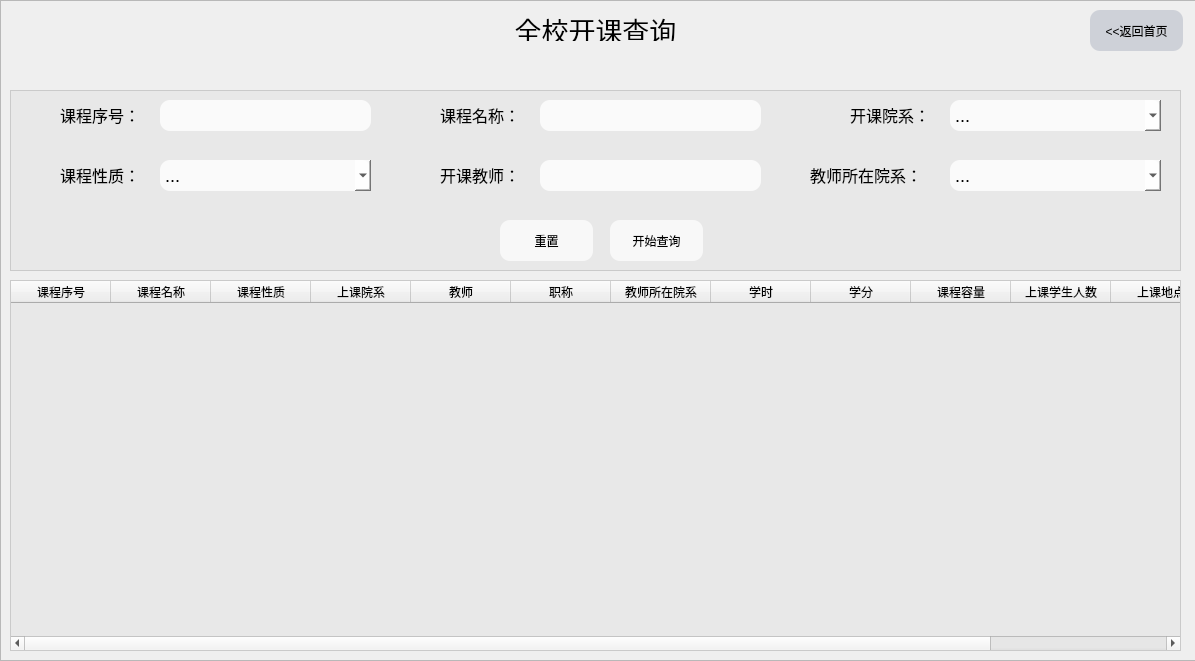
<?xml version="1.0" encoding="UTF-8"?>
<ui version="4.0">
 <class>Searchwindow</class>
 <widget class="QWidget" name="Searchwindow">
  <property name="geometry">
   <rect>
    <x>0</x>
    <y>0</y>
    <width>1195</width>
    <height>661</height>
   </rect>
  </property>
  <property name="windowTitle">
   <string>学生选课系统</string>
  </property>
  <property name="windowIcon">
   <iconset resource="resourse_file.qrc">
    <normaloff>:/new/prefix1/img/9.png</normaloff>:/new/prefix1/img/9.png</iconset>
  </property>
  <property name="styleSheet">
   <string notr="true">QLineEdit{
background-color:rgba(255,255,255,0.8);
font-size:18px;
font-style:MingLiU-ExtB;
border-style:outset;
border-radius:10px;
font-style:MingLiU-ExtB;
}

QComboBox{
background-color:rgba(255,255,255,0.8);
font-size:18px;
font-style:MingLiU-ExtB;
border-style:outset;
border-radius:10px;
font-style:MingLiU-ExtB;
}</string>
  </property>
  <widget class="QFrame" name="frame_2">
   <property name="geometry">
    <rect>
     <x>0</x>
     <y>0</y>
     <width>1201</width>
     <height>661</height>
    </rect>
   </property>
   <property name="styleSheet">
    <string notr="true">#frame_2 {border-image: url(:/new/prefix1/img/7.png);}</string>
   </property>
   <property name="frameShape">
    <enum>QFrame::StyledPanel</enum>
   </property>
   <property name="frameShadow">
    <enum>QFrame::Raised</enum>
   </property>
   <widget class="QFrame" name="frame">
    <property name="geometry">
     <rect>
      <x>10</x>
      <y>90</y>
      <width>1171</width>
      <height>181</height>
     </rect>
    </property>
    <property name="styleSheet">
     <string notr="true">#frame { background-color: rgba(225, 225, 225,0.5);}
QPushButton{
background:#ced1d8;
background-color:rgba(255,255,255,0.7);
border-style:outset;
border-radius:10px;
font-style:MingLiU-ExtB;
}
QPushButton:pressed{
background-color:rgb(225,225,225);
border-style:inset;
font-style:MingLiU-ExtB;
}</string>
    </property>
    <property name="frameShape">
     <enum>QFrame::StyledPanel</enum>
    </property>
    <property name="frameShadow">
     <enum>QFrame::Raised</enum>
    </property>
    <widget class="QLineEdit" name="Cname_lineEdit">
     <property name="geometry">
      <rect>
       <x>530</x>
       <y>10</y>
       <width>221</width>
       <height>31</height>
      </rect>
     </property>
     <property name="styleSheet">
      <string notr="true"/>
     </property>
    </widget>
    <widget class="QPushButton" name="searchButton">
     <property name="geometry">
      <rect>
       <x>600</x>
       <y>130</y>
       <width>93</width>
       <height>41</height>
      </rect>
     </property>
     <property name="styleSheet">
      <string notr="true">background-colour:rgba(225,225,225,1);</string>
     </property>
     <property name="text">
      <string>开始查询</string>
     </property>
    </widget>
    <widget class="QPushButton" name="restartButton">
     <property name="geometry">
      <rect>
       <x>490</x>
       <y>130</y>
       <width>93</width>
       <height>41</height>
      </rect>
     </property>
     <property name="styleSheet">
      <string notr="true">background-colour:rgba(225,225,225,1);</string>
     </property>
     <property name="text">
      <string>重置</string>
     </property>
    </widget>
    <widget class="QLineEdit" name="CTname_lineEdit">
     <property name="geometry">
      <rect>
       <x>530</x>
       <y>70</y>
       <width>221</width>
       <height>31</height>
      </rect>
     </property>
     <property name="toolTip">
      <string>&lt;html&gt;&lt;head/&gt;&lt;body&gt;&lt;p&gt;&lt;br/&gt;&lt;/p&gt;&lt;/body&gt;&lt;/html&gt;</string>
     </property>
     <property name="styleSheet">
      <string notr="true">#lineEdit{
background-color:rgba(255,255,255,0.8);
font-size:18px;
font-style:MingLiU-ExtB;
border-radius:10px;
font-style:MingLiU-ExtB;
}</string>
     </property>
    </widget>
    <widget class="QLabel" name="label_3">
     <property name="geometry">
      <rect>
       <x>430</x>
       <y>10</y>
       <width>101</width>
       <height>31</height>
      </rect>
     </property>
     <property name="text">
      <string>&lt;html&gt;&lt;head/&gt;&lt;body&gt;&lt;p&gt;&lt;span style=&quot; font-size:12pt;&quot;&gt;课程名称：&lt;/span&gt;&lt;/p&gt;&lt;/body&gt;&lt;/html&gt;</string>
     </property>
    </widget>
    <widget class="QLabel" name="label_4">
     <property name="geometry">
      <rect>
       <x>430</x>
       <y>70</y>
       <width>101</width>
       <height>31</height>
      </rect>
     </property>
     <property name="text">
      <string>&lt;html&gt;&lt;head/&gt;&lt;body&gt;&lt;p&gt;&lt;span style=&quot; font-size:12pt;&quot;&gt;开课教师：&lt;/span&gt;&lt;/p&gt;&lt;/body&gt;&lt;/html&gt;</string>
     </property>
    </widget>
    <widget class="QLabel" name="label_5">
     <property name="geometry">
      <rect>
       <x>50</x>
       <y>70</y>
       <width>131</width>
       <height>31</height>
      </rect>
     </property>
     <property name="text">
      <string>&lt;html&gt;&lt;head/&gt;&lt;body&gt;&lt;p&gt;&lt;span style=&quot; font-size:12pt;&quot;&gt;课程性质：&lt;/span&gt;&lt;/p&gt;&lt;/body&gt;&lt;/html&gt;</string>
     </property>
    </widget>
    <widget class="QLineEdit" name="Cno_lineEdit">
     <property name="geometry">
      <rect>
       <x>150</x>
       <y>10</y>
       <width>211</width>
       <height>31</height>
      </rect>
     </property>
     <property name="styleSheet">
      <string notr="true"/>
     </property>
    </widget>
    <widget class="QLabel" name="label_7">
     <property name="geometry">
      <rect>
       <x>50</x>
       <y>10</y>
       <width>101</width>
       <height>31</height>
      </rect>
     </property>
     <property name="text">
      <string>&lt;html&gt;&lt;head/&gt;&lt;body&gt;&lt;p&gt;&lt;span style=&quot; font-size:12pt;&quot;&gt;课程序号：&lt;/span&gt;&lt;/p&gt;&lt;/body&gt;&lt;/html&gt;</string>
     </property>
    </widget>
    <widget class="QLabel" name="label_9">
     <property name="geometry">
      <rect>
       <x>840</x>
       <y>10</y>
       <width>131</width>
       <height>31</height>
      </rect>
     </property>
     <property name="text">
      <string>&lt;html&gt;&lt;head/&gt;&lt;body&gt;&lt;p&gt;&lt;span style=&quot; font-size:12pt;&quot;&gt;开课院系：&lt;/span&gt;&lt;/p&gt;&lt;/body&gt;&lt;/html&gt;</string>
     </property>
    </widget>
    <widget class="QComboBox" name="Cschool_comboBox">
     <property name="geometry">
      <rect>
       <x>940</x>
       <y>10</y>
       <width>211</width>
       <height>31</height>
      </rect>
     </property>
     <item>
      <property name="text">
       <string>...</string>
      </property>
     </item>
     <item>
      <property name="text">
       <string>信息与通信工程学院</string>
      </property>
     </item>
     <item>
      <property name="text">
       <string>电子科学与工程学院</string>
      </property>
     </item>
     <item>
      <property name="text">
       <string>材料与能源学院</string>
      </property>
     </item>
     <item>
      <property name="text">
       <string>机械与电气工程学院</string>
      </property>
     </item>
     <item>
      <property name="text">
       <string>光电科学与工程学院</string>
      </property>
     </item>
     <item>
      <property name="text">
       <string>自动化工程学院</string>
      </property>
     </item>
     <item>
      <property name="text">
       <string>资源与环境学院</string>
      </property>
     </item>
     <item>
      <property name="text">
       <string>计算机科学与工程学院</string>
      </property>
     </item>
     <item>
      <property name="text">
       <string>信息与软件工程学院</string>
      </property>
     </item>
     <item>
      <property name="text">
       <string>航天航空学院</string>
      </property>
     </item>
     <item>
      <property name="text">
       <string>数学科学学院</string>
      </property>
     </item>
     <item>
      <property name="text">
       <string>医学院</string>
      </property>
     </item>
     <item>
      <property name="text">
       <string>生命科学与技术学院</string>
      </property>
     </item>
     <item>
      <property name="text">
       <string>经济与管理学院</string>
      </property>
     </item>
     <item>
      <property name="text">
       <string>公共管理学院</string>
      </property>
     </item>
     <item>
      <property name="text">
       <string>外国语学院</string>
      </property>
     </item>
     <item>
      <property name="text">
       <string>马克思学院</string>
      </property>
     </item>
     <item>
      <property name="text">
       <string>格拉斯哥学院</string>
      </property>
     </item>
    </widget>
    <widget class="QComboBox" name="CTschool_comboBox">
     <property name="geometry">
      <rect>
       <x>940</x>
       <y>70</y>
       <width>211</width>
       <height>31</height>
      </rect>
     </property>
     <item>
      <property name="text">
       <string>...</string>
      </property>
     </item>
     <item>
      <property name="text">
       <string>信息与通信工程学院</string>
      </property>
     </item>
     <item>
      <property name="text">
       <string>电子科学与工程学院</string>
      </property>
     </item>
     <item>
      <property name="text">
       <string>材料与能源学院</string>
      </property>
     </item>
     <item>
      <property name="text">
       <string>机械与电气工程学院</string>
      </property>
     </item>
     <item>
      <property name="text">
       <string>光电科学与工程学院</string>
      </property>
     </item>
     <item>
      <property name="text">
       <string>自动化工程学院</string>
      </property>
     </item>
     <item>
      <property name="text">
       <string>资源与环境学院</string>
      </property>
     </item>
     <item>
      <property name="text">
       <string>计算机科学与工程学院</string>
      </property>
     </item>
     <item>
      <property name="text">
       <string>信息与软件工程学院</string>
      </property>
     </item>
     <item>
      <property name="text">
       <string>航天航空学院</string>
      </property>
     </item>
     <item>
      <property name="text">
       <string>数学科学学院</string>
      </property>
     </item>
     <item>
      <property name="text">
       <string>医学院</string>
      </property>
     </item>
     <item>
      <property name="text">
       <string>生命科学与技术学院</string>
      </property>
     </item>
     <item>
      <property name="text">
       <string>经济与管理学院</string>
      </property>
     </item>
     <item>
      <property name="text">
       <string>公共管理学院</string>
      </property>
     </item>
     <item>
      <property name="text">
       <string>外国语学院</string>
      </property>
     </item>
     <item>
      <property name="text">
       <string>马克思学院</string>
      </property>
     </item>
     <item>
      <property name="text">
       <string>格拉斯哥学院</string>
      </property>
     </item>
    </widget>
    <widget class="QLabel" name="label_8">
     <property name="geometry">
      <rect>
       <x>800</x>
       <y>70</y>
       <width>131</width>
       <height>31</height>
      </rect>
     </property>
     <property name="text">
      <string>&lt;html&gt;&lt;head/&gt;&lt;body&gt;&lt;p&gt;&lt;span style=&quot; font-size:12pt;&quot;&gt;教师所在院系：&lt;/span&gt;&lt;/p&gt;&lt;/body&gt;&lt;/html&gt;</string>
     </property>
    </widget>
    <widget class="QComboBox" name="Ccategory_comboBox">
     <property name="geometry">
      <rect>
       <x>150</x>
       <y>70</y>
       <width>211</width>
       <height>31</height>
      </rect>
     </property>
     <item>
      <property name="text">
       <string>...</string>
      </property>
     </item>
     <item>
      <property name="text">
       <string>专业必修课</string>
      </property>
     </item>
     <item>
      <property name="text">
       <string>专业选修课</string>
      </property>
     </item>
     <item>
      <property name="text">
       <string>数学与自然科学基础课</string>
      </property>
     </item>
     <item>
      <property name="text">
       <string>通用外语</string>
      </property>
     </item>
     <item>
      <property name="text">
       <string>多元化选修课</string>
      </property>
     </item>
    </widget>
   </widget>
   <widget class="QTableWidget" name="tableWidget">
    <property name="geometry">
     <rect>
      <x>10</x>
      <y>280</y>
      <width>1171</width>
      <height>371</height>
     </rect>
    </property>
    <property name="maximumSize">
     <size>
      <width>1171</width>
      <height>16777215</height>
     </size>
    </property>
    <property name="styleSheet">
     <string notr="true">#tableWidget{background-color:rgba(225,225,225,0.5);}
</string>
    </property>
    <column>
     <property name="text">
      <string>课程序号</string>
     </property>
    </column>
    <column>
     <property name="text">
      <string>课程名称</string>
     </property>
    </column>
    <column>
     <property name="text">
      <string>课程性质</string>
     </property>
    </column>
    <column>
     <property name="text">
      <string>上课院系</string>
     </property>
    </column>
    <column>
     <property name="text">
      <string>教师</string>
     </property>
    </column>
    <column>
     <property name="text">
      <string>职称</string>
     </property>
    </column>
    <column>
     <property name="text">
      <string>教师所在院系</string>
     </property>
    </column>
    <column>
     <property name="text">
      <string>学时</string>
     </property>
    </column>
    <column>
     <property name="text">
      <string>学分</string>
     </property>
    </column>
    <column>
     <property name="text">
      <string>课程容量</string>
     </property>
    </column>
    <column>
     <property name="text">
      <string>上课学生人数</string>
     </property>
    </column>
    <column>
     <property name="text">
      <string>上课地点</string>
     </property>
    </column>
    <column>
     <property name="text">
      <string>上课时间</string>
     </property>
    </column>
   </widget>
   <widget class="QLabel" name="label">
    <property name="geometry">
     <rect>
      <x>490</x>
      <y>10</y>
      <width>211</width>
      <height>31</height>
     </rect>
    </property>
    <property name="text">
     <string>&lt;html&gt;&lt;head/&gt;&lt;body&gt;&lt;p align=&quot;center&quot;&gt;&lt;span style=&quot; font-size:20pt;&quot;&gt;全校开课查询&lt;/span&gt;&lt;/p&gt;&lt;/body&gt;&lt;/html&gt;</string>
    </property>
   </widget>
   <widget class="QPushButton" name="backButton">
    <property name="geometry">
     <rect>
      <x>1090</x>
      <y>10</y>
      <width>93</width>
      <height>41</height>
     </rect>
    </property>
    <property name="styleSheet">
     <string notr="true">#backButton{
background:#ced1d8;
border-style:outset;
border-radius:10px;
font-style:MingLiU-ExtB;
}
#backButton:pressed{
background-color:rgb(225,225,225);
border-style:inset;
font-style:MingLiU-ExtB;
}</string>
    </property>
    <property name="text">
     <string>&lt;&lt;返回首页</string>
    </property>
   </widget>
   <widget class="QLabel" name="label_2">
    <property name="geometry">
     <rect>
      <x>-20</x>
      <y>0</y>
      <width>121</width>
      <height>71</height>
     </rect>
    </property>
    <property name="styleSheet">
     <string notr="true">image: url(:/new/prefix1/img/4.png);</string>
    </property>
    <property name="text">
     <string/>
    </property>
   </widget>
  </widget>
 </widget>
 <resources>
  <include location="resourse_file.qrc"/>
 </resources>
 <connections/>
</ui>
